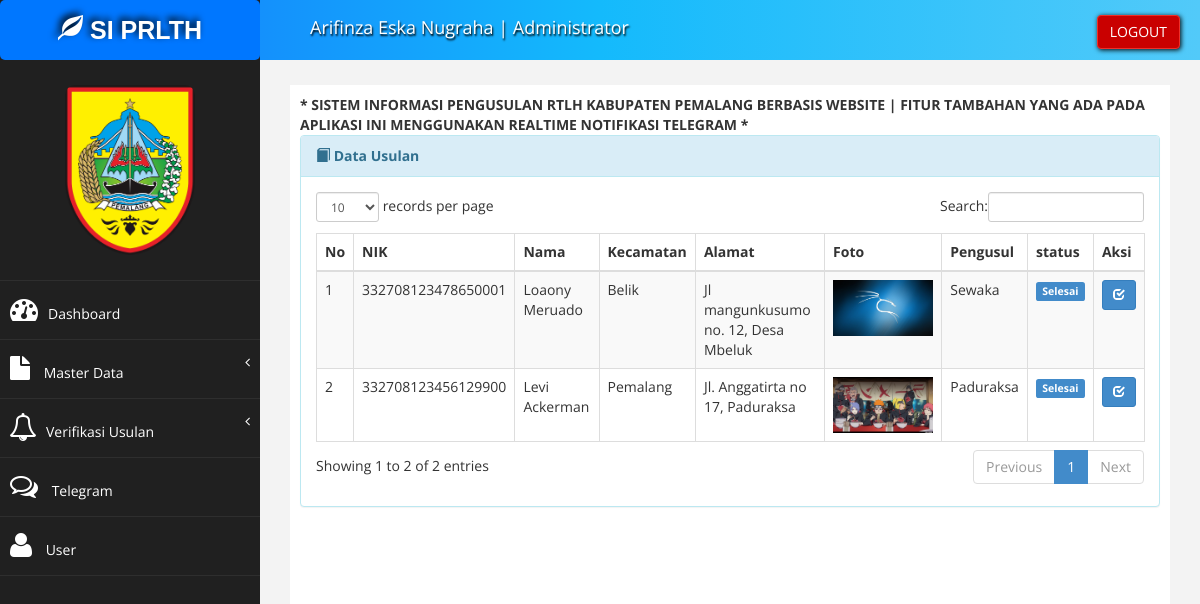
Screenshot of /index?page=aduan_admin_selesai (signed in) with the database file from the repository.
### tables this page shows
CREATE TABLE `tb_usulan` (
  `id_pengaduan` int(11) NOT NULL,
  `nama_pengusul` varchar(100) NOT NULL,
  `kecamatan` int(11) NOT NULL,
  `desa` varchar(100) NOT NULL,
  `nik` text NOT NULL,
  `foto` varchar(300) NOT NULL,
  `waktu_aduan` datetime NOT NULL DEFAULT current_timestamp(),
  `status` varchar(20) NOT NULL DEFAULT 'Proses',
  `author` varchar(50) NOT NULL
);

CREATE TABLE `tb_kecamatan` (
  `id_kecamatan` int(11) NOT NULL,
  `kecamatan` varchar(30) NOT NULL
);

CREATE TABLE `tb_pengusul` (
  `id_desa` varchar(50) NOT NULL,
  `nama_desa` varchar(30) NOT NULL,
  `email` varchar(30) NOT NULL,
  `no_hp` varchar(15) NOT NULL,
  `alamat` text NOT NULL
);

### admin/aduan/adu_selesai.php (the view)
<div class="panel panel-info">
  <div class="panel-heading">
    <i class="glyphicon glyphicon-book"></i>
    <b>Data Usulan</b>
  </div>
  <div class="panel-body">
    <div class="table-responsive">
      <table class="table table-striped table-bordered table-hover" id="dataTables-example">
        <thead>
          <tr>
            <th>No</th>
            <th>NIK</th>
            <th>Nama</th>
            <th>Kecamatan</th>
            <th>Alamat</th>
            <th>Foto</th>
            <th>Pengusul</th>
            <th>status</th>
            <th>Aksi</th>
          </tr>
        </thead>
        <tbody>
          <?php
          $no = 1;
          $sql = $koneksi->query("select a.id_pengaduan, a.nama_pengusul, a.foto, a.desa, a.status, a.nik, j.kecamatan, p.nama_desa, p.email
						from tb_usulan a join tb_kecamatan j on a.kecamatan=j.id_kecamatan
						join tb_pengusul p on a.author=p.id_desa where status='Selesai'");
          while ($data = $sql->fetch_assoc()) {
          ?>
            <tr>
              <td>
                <?php echo $no++; ?>
              </td>
              <td>
                <?php echo $data['nik']; ?>
              </td>
              <td>
                <?php echo $data['nama_pengusul']; ?>
              </td>
              <td>
                <?php echo $data['kecamatan']; ?>
              </td>
              <td>
                <?php echo $data['desa']; ?>
              </td>
              <td>
                <img src="foto/<?php echo $data['foto']; ?>" width="100px" />
              </td>
              <td>
                <?php echo $data['nama_desa']; ?>
              </td>
              <td>
                <?php $stt = $data['status']  ?>
                <?php if ($stt == 'Proses') { ?>
                  <span class="label label-warning">Proses</span>
                <?php } elseif ($stt == 'Tanggapi') { ?>
                  <span class="label label-success">Ditanggapi</span>
                <?php } else { ?>
                  <span class="label label-primary">Selesai</span>
              </td>
            <?php } ?>
            <td>
              <a href="?page=aduan_kelola&kode=<?php echo $data['id_pengaduan']; ?>" title="Tanggapi" class="btn btn-primary btn-sm">
                <i class="glyphicon glyphicon-check"></i>
              </a>
            </td>
            </tr>
          <?php
          }
          ?>
        </tbody>
    </div>
  </div>
</div>

### index.php (shortened to what this page needs)
<?php
if (isset($_SESSION['ses_nama']) == "") {
  header("location: login");
} else {
  $data_nama = $_SESSION["ses_nama"];
  $data_level = $_SESSION["ses_level"];
}
include "inc/koneksi.php";
?>
<!DOCTYPE html>
<html xmlns="http://www.w3.org/1999/xhtml">
<head>
  <link href="assets/css/bootstrap.css" rel="stylesheet" />
  <link href="assets/css/font-awesome.css" rel="stylesheet" />
  <link href="/siprlth/assets/css/style.css" rel="stylesheet" />
  <link rel="stylesheet" href="dist/css/select2.min.css" />
  <link href="assets/js/dataTables/dataTables.bootstrap.css" rel="stylesheet" />
</head>
<body class="body">
  <div id="wrapper">
    <nav class="navbar navbar-default navbar-cls-top " role="navigation" style="margin-bottom: 0">
      <div class="navbar-header">
        <a href="index" class="navbar-brand">
          <i class="glyphicon glyphicon-leaf"></i> SI PRLTH</a>
      </div>
      <div class="namalevel">
        <?= $data_nama; ?> |
        <?= $data_level; ?>
      </div>
      <div style="float : right;
                  margin-right : 20px;
                  margin-top : 15px;">
        <a href="logout" onclick="return confirm('Apakah anda yakin ingin keluar dari aplikasi ini ?')" class="btn btn-danger square-btn-adjust">LOGOUT</a>
      </div>
    </nav>
    <nav class="navbar-default navbar-side" role="navigation">
      <div class="sidebar-collapse">
        <ul class="nav" id="main-menu">
          <li class="text-center">
            <img src="assets/img/tittle.png" class="user-image img-responsive" width="50%" />
          </li>
          <?php
          if ($data_level == "Administrator") {
          ?>
            <li>
              <a href="?page=admin-def">
                <i class="fa fa-dashboard fa-2x"></i>Dashboard</a>
            </li>
            <li>
              <a href="#">
                <i class="fa fa-file fa-2x"></i> Master Data
                <span class="fa arrow"></span>
              </a>
            </li>
            <li>
              <a href="#">
                <i class="fa fa-bell-o fa-2x"></i>Verifikasi Usulan
                <span class="fa arrow"></span>
              </a>
            <li>
              <a href="?page=telegram">
                <i class="fa fa-comments-o fa-2x"></i> Telegram</a>
            </li>
            <li>
              <a href="?page=user_data">
                <i class="fa fa-user fa-2x"></i> User</a>
            </li>
            </li>
      <?php
          }
      ?>
      </div>
    </nav>
    <div id="page-wrapper">
      <div id="page-inner">
        <div class="row">
          <div class="col-md-12">
            <marquee>
              <b>* SISTEM INFORMASI PENGUSULAN RTLH KABUPATEN PEMALANG BERBASIS WEBSITE | FITUR TAMBAHAN YANG ADA PADA APLIKASI INI MENGGUNAKAN
                REALTIME NOTIFIKASI TELEGRAM *
              </b>
            </marquee>
            <?php
            if (isset($_GET['page'])) {
              $hal = $_GET['page'];
              switch ($hal) {
                case 'aduan_admin_selesai':
                  include "admin/aduan/adu_selesai.php";
                  break;
              }
            }
            ?>
          </div>
        </div>
</body>
</html>

### assets/css/style.css (style rules this page uses)
body { font-family: "Open Sans", sans-serif; }
#wrapper { width: 100%; background: #202020; }
#page-wrapper { padding: 15px 15px; min-height: 600px; background: #f3f3f3; }
#page-inner { width: 100%; margin: 10px 20px 10px 0px; background-color: #fff !important; padding: 10px; min-height: 1200px; }
.text-center { text-align: center; }
.square-btn-adjust { box-shadow: #000 1px 1px 5px; }
.namalevel { color: rgb(255, 255, 255); padding: 15px 50px 5px 50px; text-shadow: rgb(0, 0, 0) 1px 2px 2px; margin-right: 5px; float: left; font-size: 18px; }
.user-image { margin: 25px auto; -webkit-border-radius: 10px; -moz-border-radius: 10px; border-radius: 10px; max-height: 170px; max-width: 170px; }
.navbar-cls-top .navbar-brand { color: #fff; background: #0077ff; width: 260px; text-shadow: rgb(0, 0, 0) -3px -3px 7px; text-align: center; height: 60px; border-radius: 5px; font-family: "Trebuchet MS", "Lucida Sans Unicode", "Lucida Grande", "Lucida Sans", Arial, sans-serif; font-size: 25px; font-weight: 700; }
.arrow { float: right; }
.fa.arrow:before { content: "\f104"; }
.sidebar-collapse, .sidebar-collapse .nav { background: none; }
.sidebar-collapse .nav { padding: 0; }
.sidebar-collapse .nav > li > a { color: #fff; background: #202020; text-shadow: none; }
.sidebar-collapse > .nav > li > a { padding: 15px 10px; }
.sidebar-collapse > .nav > li { border-bottom: 1px solid rgba(107, 108, 109, 0.19); }
.navbar-side { border: none; background-color: #202020; }
.navbar-cls-top { background-image: linear-gradient(to right, #1471fc, #14bafc, #52caf9); border-bottom: none; }
.navbar-default { border: 0px solid black; }
.navbar-header { background: #202020; }
.nav > li > a > i { margin-right: 10px; }
@media (min-width: 768px) { #page-wrapper { margin: 0 0 0 260px; padding: 15px 30px; min-height: 1200px; } }
@media (min-width: 768px) { .navbar-side { z-index: 1; position: absolute; width: 260px; } }
@media (min-width: 768px) { .navbar { border-radius: 0px; } }

### rows the page displays
tb_usulan: nik "332708123478650001", nama_pengusul "Loaony Meruado", kecamatan.kecamatan "Belik", desa "Jl mangunkusumo no. 12, Desa Mbeluk", foto (picture), author.nama_desa "Sewaka", status "Selesai"
tb_usulan: nik "332708123456129900", nama_pengusul "Levi Ackerman", kecamatan.kecamatan "Pemalang", desa "Jl. Anggatirta no 17, Paduraksa", foto (picture), author.nama_desa "Paduraksa", status "Selesai"

### other values shown
$data_nama "Arifinza Eska Nugraha"
$data_level "Administrator"
